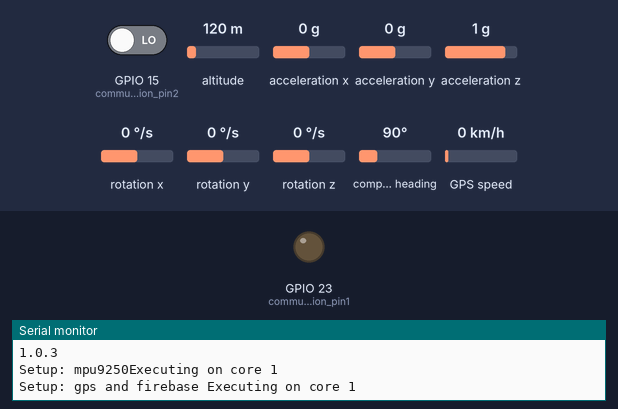
Simulated run of this sketch. Board: ESP32. Shown: output pins drawn as LEDs (lit = HIGH), the last lines printed to the serial monitor. The inputs (shaded band) are chosen by the test bench; at power-on: acceleration x 0 g, GPIO 15 (communication_pin2) LOW, altitude 120 m, acceleration y 0 g, acceleration z 1 g, rotation x 0 °/s, rotation y 0 °/s, rotation z 0 °/s, compass heading 90°, GPS speed 0 km/h. WiFi joins after 1.5 s; servers stay silent unless stated; the GPS gets a fix after 3 s at 37.7749, -122.4194 with 8 satellites; the Firebase database answers and starts empty.

Above: at 14.7 s.
14.8 s: acceleration x set to -0.3 g
At 16.3 s:
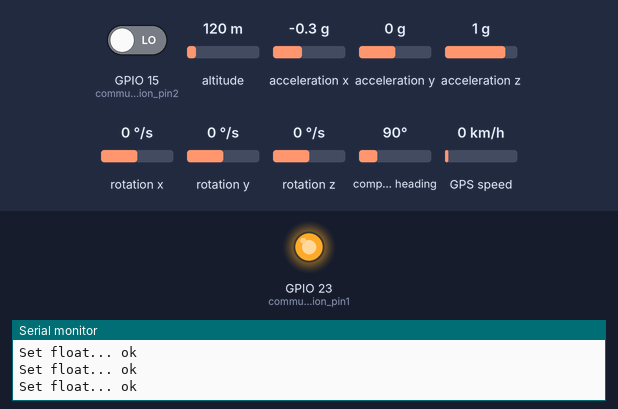
Timing chart, 0 to 36.3 s (numbered marks = the images above; inputs shaded):
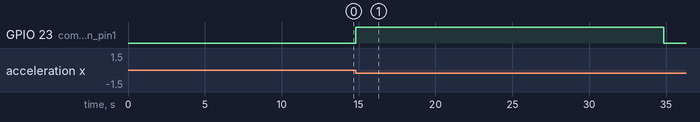

The sketch:

backend_ad.ino
```cpp
#include <TinyGPSPlus.h>
#include <SoftwareSerial.h>
#include <Wire.h>
float gps_latitude = 0;
float gps_longitude = 0;
float gps_speed = 0;
float gps_altitude = 0;
static const int RXPin = 4, TXPin = 0;
static const uint32_t GPSBaud = 9600;
//String lat_str, lng_str;
TinyGPSPlus gps;
SoftwareSerial ss(RXPin, TXPin);

#include "MPU9250.h"
#include <Arduino.h>
#if defined(ESP32)
#include <WiFi.h>
#include <FirebaseESP32.h>
#elif defined(ESP8266)
#include <ESP8266WiFi.h>
#include <FirebaseESP8266.h>
#elif defined(ARDUINO_RASPBERRY_PI_PICO_W)
#include <WiFi.h>
#include <FirebaseESP8266.h>
#endif

// Provide the token generation process info.
#include <addons/TokenHelper.h>

// Provide the RTDB payload printing info and other helper functions.
#include <addons/RTDBHelper.h>

/* 1. Define the WiFi credentials */
#define WIFI_SSID "Dassir"
#define WIFI_PASSWORD "12345678"

// For the following credentials, see examples/Authentications/SignInAsUser/EmailPassword/EmailPassword.ino

/* 2. Define the API Key */
#define API_KEY "AIzaSyBWVYTAVD-nz1jjfjbZv-D_FNao_wKHgSA"

/* 3. Define the RTDB URL */
#define DATABASE_URL "https://track-6aeb6-default-rtdb.asia-southeast1.firebasedatabase.app/" //<databaseName>.firebaseio.com or <databaseName>.<region>.firebasedatabase.app

/* 4. Define the user Email and password that alreadey registerd or added in your project */
#define USER_EMAIL "systemewarn@gmail.com"
#define USER_PASSWORD "interns@ewarn"

// Define Firebase Data object
FirebaseData fbdo;

FirebaseAuth auth;
FirebaseConfig config;


unsigned long sendDataPrevMillis = 0;
unsigned long getDataPrevMillis = 0;
bool signupOK = false;

MPU9250 mpu;
int tracking = 1;
int accident_happened = 0;
int accident_happened0 = 0;


int accident_detected = 0;

float YAW_new;
float PITCH_new;
float ROLL_new;

float YAW_previous;
float PITCH_previous;
float ROLL_previous;

float YAW_difference;
float PITCH_difference;
float ROLL_difference;

float ACCX;
float ACCY;
float ACCZ;

float max_difference = 10.0;

float ALA;
float ALA_THRESH = 2;
float PITCH_THRESH = 45;
float ROLL_THRESH = 45;
unsigned long startTime;
unsigned long endTime;
const int communication_pin1 = 23;
const int communication_pin2 = 15;

void Taskmpu( void *pvParameters );
void gps_firebase( void *pvParameters );

// the setup function runs once when you press reset or power the board
void setup() {


  Serial.begin(115200);

  WiFi.begin(WIFI_SSID, WIFI_PASSWORD);
  Serial.print("Connecting to Wi-Fi");
  while (WiFi.status() != WL_CONNECTED)
  {
    Serial.print(".");
    delay(300);
  }
  Serial.println();
  Serial.print("Connected with IP: ");
  Serial.println(WiFi.localIP());
  Serial.println();

  Serial.printf("Firebase Client v%s\n\n", FIREBASE_CLIENT_VERSION);

  /* Assign the api key (required) */
  config.api_key = API_KEY;

  /* Assign the user sign in credentials */
  auth.user.email = USER_EMAIL;
  auth.user.password = USER_PASSWORD;

  /* Assign the RTDB URL (required) */
  config.database_url = DATABASE_URL;

  /* Assign the callback function for the long running token generation task */
  config.token_status_callback = tokenStatusCallback; // see addons/TokenHelper.h

  // Or use legacy authenticate method
  // config.database_url = DATABASE_URL;
  // config.signer.tokens.legacy_token = "<database secret>";

  // To connect without auth in Test Mode, see Authentications/TestMode/TestMode.ino

  //////////////////////////////////////////////////////////////////////////////////////////////
  // Please make sure the device free Heap is not lower than 80 k for ESP32 and 10 k for ESP8266,
  // otherwise the SSL connection will fail.
  //////////////////////////////////////////////////////////////////////////////////////////////

  Firebase.begin(&config, &auth);

  // Comment or pass false value when WiFi reconnection will control by your code or third party library
  Firebase.reconnectWiFi(true);

  Firebase.setDoubleDigits(5);
  // Now set up two tasks to run independently.

  pinMode(communication_pin1, OUTPUT);
  digitalWrite(communication_pin1, LOW);
  Wire.begin();
  delay(2000);

  if (!mpu.setup(0x68)) {  // change to your own address
    while (1) {
      Serial.println("MPU connection failed. Please check your connection with `connection_check` example.");
      delay(5000);
    }
  }

  // calibrate anytime you want to

  mpu.verbose(true);
  delay(5000);
  mpu.calibrateAccelGyro();

  delay(5000);
  mpu.calibrateMag();


  mpu.verbose(false);

  pinMode(communication_pin2, INPUT);

  ss.begin(GPSBaud);
  Serial.println(TinyGPSPlus::libraryVersion());

  xTaskCreatePinnedToCore(
    Taskmpu
    ,  "Taskmpu"   // A name just for humans
    ,  20000  // This stack size can be checked & adjusted by reading the Stack Highwater
    ,  NULL
    ,  2  //
    ,  NULL
    ,  0);

  xTaskCreatePinnedToCore(
    gps_firebase
    ,  "gps_firebase"
    ,  85000  // Stack size
    ,  NULL
    ,  1  // Priority
    ,  NULL
    ,  1);

  // Now the task scheduler, which takes over control of scheduling individual tasks, is automatically started.
}

void loop()
{
  // Empty. Things are done in Tasks.
}

/*--------------------------------------------------*/
/*---------------------- Tasks ---------------------*/
/*--------------------------------------------------*/

void Taskmpu(void *pvParameters)  // This is a task.
{
  (void) pvParameters;
  Serial.print("Setup: mpu9250Executing on core ");
  Serial.println(xPortGetCoreID());
  int count = 0;


  // initialize digital LED_BUILTIN on pin 13 as an output.


  for (;;) // A Task shall never return or exit.
  {
    if (mpu.update()) {
      static uint32_t prev_ms = millis();
      if (millis() > prev_ms + 25) {

        YAW_new = mpu.getYaw();
        PITCH_new = mpu.getPitch();
        ROLL_new = mpu.getRoll();
        YAW_difference = abs(YAW_new - YAW_previous);
        PITCH_difference = abs(PITCH_new - PITCH_previous);
        ROLL_difference = abs(ROLL_new - ROLL_previous);
        ACCX = mpu.getAccX();
        ACCY = mpu.getAccY();
        ACCZ = mpu.getAccZ();


        ALA = sqrt(sq(ACCX) + sq(ACCY) + sq(ACCZ));
        //Serial.println(ALA);
        //Serial.println(ROTATION_FILTERED);
        if (ALA > ALA_THRESH || PITCH_difference > max_difference || ROLL_difference > max_difference || abs(PITCH_new) > PITCH_THRESH || abs(ROLL_new) > ROLL_THRESH || ALA < 0.1 || YAW_difference > 45 ) {
          if (count != 0) {
            digitalWrite(communication_pin1, HIGH);
            accident_happened0 = 1;
            startTime =  millis();
            Serial.println("ACCIDENT");
          }
          else {
            count = 1;
          }
        }

        else {

          if (accident_happened0 == 1) {
            endTime = millis();

            if (endTime - startTime > 20000) {
              digitalWrite(communication_pin1, LOW);
              accident_happened0 = 0;
              delay(10);
            }

          }

        }
        YAW_previous = YAW_new;
        PITCH_previous = PITCH_new;
        ROLL_previous = ROLL_new;

        prev_ms = millis();
      }
    }// one tick delay (15ms) in between reads for stability
  }
}

void gps_firebase(void *pvParameters)  // This is a task.
{
  (void) pvParameters;

  Serial.print("Setup: gps and firebase Executing on core ");
  Serial.println(xPortGetCoreID());


  for (;;)
  { smartdelay_gps(1000);
    gps_latitude = gps.location.lat();
    gps_longitude = gps.location.lng();
    gps_altitude = gps.altitude.meters();
    gps_speed = gps.speed.kmph();


    if (millis() > 5000 && gps.charsProcessed() < 10)
      Serial.println(F("No GPS data received: check wiring"));


    if (Firebase.ready() && (millis() - getDataPrevMillis > 15000 || getDataPrevMillis == 0)) {
      getDataPrevMillis = millis();
      Firebase.getInt(fbdo, F("monitoring/auto_monitoring"), &tracking);

      if (fbdo.errorReason() == "connection lost") {
        WiFi.disconnect();
        Serial.println("reconnecting wifi will start sfter 5 seconds");
        delay(5000);
        WiFi.reconnect();
        Serial.println();
        Serial.print("Reonnected with IP: ");
        Serial.println(WiFi.localIP());
        Serial.println();

      }


    }
    if (Firebase.ready() && tracking == 1 && digitalRead(communication_pin2) == HIGH && accident_detected == 0 ) {
      sendDataPrevMillis = millis();
      accident_happened = accident_happened + 1;
      accident_detected = 1;


      Serial.printf("Set int... %s\n", Firebase.setInt(fbdo, F("Accident/number of accidents"), accident_happened) ? "ok" : fbdo.errorReason().c_str());
      Serial.printf("Set int... %s\n", Firebase.setInt(fbdo, F("Accident/new accident status"), accident_detected) ? "ok" : fbdo.errorReason().c_str());


      Serial.printf("Set float... %s\n", Firebase.setFloat(fbdo, F("location/latitude"), gps_latitude ) ? "ok" : fbdo.errorReason().c_str());


      Serial.printf("Set float... %s\n", Firebase.setFloat(fbdo, F("location/longitude"), gps_longitude ) ? "ok" : fbdo.errorReason().c_str());


      Serial.printf("Set float... %s\n", Firebase.setFloat(fbdo, F("location/altitude"), gps_altitude ) ? "ok" : fbdo.errorReason().c_str());


      Serial.printf("Set float... %s\n", Firebase.setFloat(fbdo, F("location/speed(kmph)"), gps_speed) ? "ok" : fbdo.errorReason().c_str());

      delay(500);


    }
    if (Firebase.ready() && (millis() - sendDataPrevMillis > 15000 || sendDataPrevMillis == 0) && tracking == 0 && accident_detected == 0) {
      sendDataPrevMillis = millis();


      Serial.printf("Set float... %s\n", Firebase.setFloat(fbdo, F("location/latitude"), gps_latitude ) ? "ok" : fbdo.errorReason().c_str());


      Serial.printf("Set float... %s\n", Firebase.setFloat(fbdo, F("location/longitude"), gps_longitude ) ? "ok" : fbdo.errorReason().c_str());


      Serial.printf("Set float... %s\n", Firebase.setFloat(fbdo, F("location/altitude"), gps_altitude ) ? "ok" : fbdo.errorReason().c_str());


      Serial.printf("Set float... %s\n", Firebase.setFloat(fbdo, F("location/speed(kmph)"), gps_speed) ? "ok" : fbdo.errorReason().c_str());

      delay(500);

    }
    if (Firebase.ready() && (millis() - sendDataPrevMillis > 15000 || sendDataPrevMillis == 0) && tracking == 1 && accident_detected == 0 ) {
      sendDataPrevMillis = millis();
      Serial.printf("Set int... %s\n", Firebase.setInt(fbdo, F("Accident/number of accidents"), accident_happened) ? "ok" : fbdo.errorReason().c_str());

      Serial.printf("Set int... %s\n", Firebase.setInt(fbdo, F("Accident/new accident status"), accident_detected) ? "ok" : fbdo.errorReason().c_str());


      Serial.printf("Set float... %s\n", Firebase.setFloat(fbdo, F("location/latitude"), gps_latitude ) ? "ok" : fbdo.errorReason().c_str());


      Serial.printf("Set float... %s\n", Firebase.setFloat(fbdo, F("location/longitude"), gps_longitude ) ? "ok" : fbdo.errorReason().c_str());


      Serial.printf("Set float... %s\n", Firebase.setFloat(fbdo, F("location/altitude"), gps_altitude ) ? "ok" : fbdo.errorReason().c_str());


      Serial.printf("Set float... %s\n", Firebase.setFloat(fbdo, F("location/speed(kmph)"), gps_speed) ? "ok" : fbdo.errorReason().c_str());


      delay(500);

    }
    if (digitalRead(communication_pin2) == LOW) {
      accident_detected = 0;

      delay(500);
    }


  }
}


static void smartdelay_gps(unsigned long ms)
{
  unsigned long start = millis();
  do
  {
    while (ss.available())
      gps.encode(ss.read());
  } while (millis() - start < ms);
}
```

Measured:
- the behaviour switches between -0.1 and -0.2 g on acceleration x (found by bisection; images 0 and 1)
- after the input at 14.8 s, GPIO 23 (communication_pin1): LOW → HIGH at once, → LOW 20.0 s later
